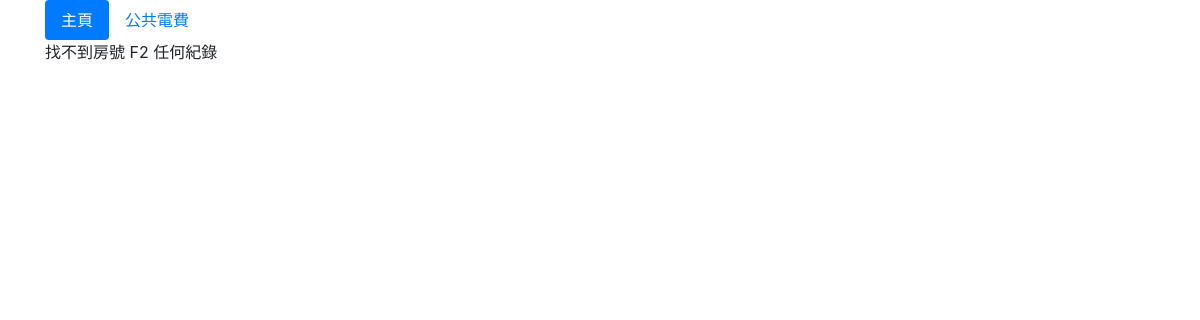
Page /polls/list/2 on the earlier database version.
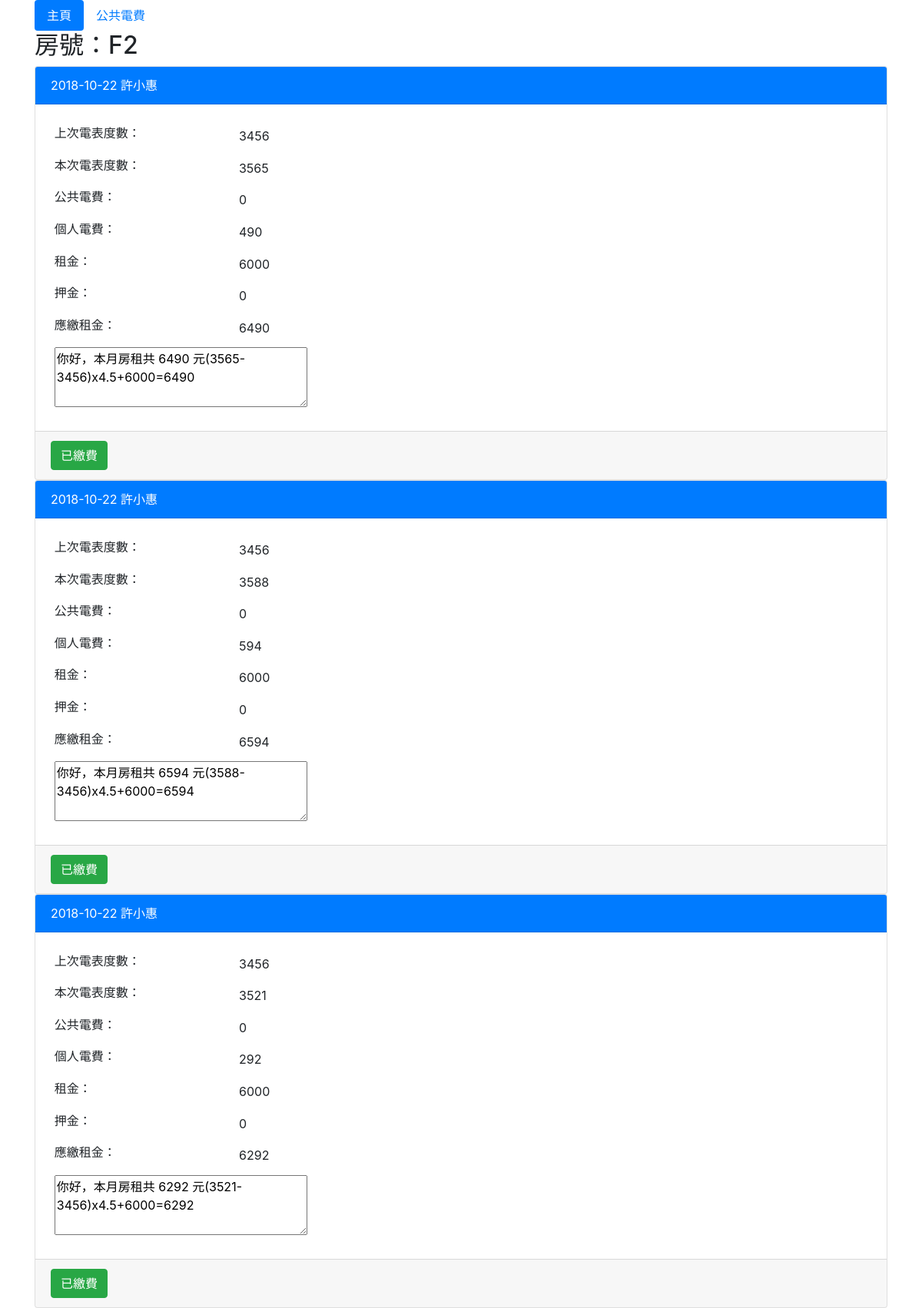
Same page on the later database version.
### polls/models.py (models this page shows, shortened)
class DTSF01(models.Model):
	ROOM = models.CharField(max_length=3)
	BEGIN_DATE = models.CharField(max_length=10)
	NAME = models.CharField(max_length=20)
	END_DATE = models.CharField(max_length=10)
	CELL_PHONE = models.CharField(max_length=10)
	RENT_AMT = models.IntegerField(default=0)
	DIPOSIT = models.IntegerField(default=0)
	PUB_DASHBOARD = models.CharField(max_length=3,blank=True)
	THIS_DEGREES = models.IntegerField(default=0)
	TIMES = models.FloatField(default=0.0)
	ADDRESS = models.CharField(max_length=50)
	STATUS = models.CharField(max_length=1)

class DTSF02(models.Model):
	DTSF01 = models.ForeignKey(DTSF01, on_delete=models.CASCADE)
	INPUT_DATE = models.CharField(max_length=10)
	LAST_DEGREES = models.IntegerField(default=0)
	THIS_DEGREES = models.IntegerField(default=0)
	RENT_AMT = models.IntegerField(default=0)
	PUB_ELECTRIC_AMT = models.IntegerField(default=0)
	ELECTRIC_AMT =  models.IntegerField(default=0)
	DIPOSIT_AMT =  models.IntegerField(default=0)
	TOTAL_AMT =  models.IntegerField(default=0)
	MESSAGE = models.CharField(max_length=200)
	IS_CONF = models.BooleanField(default=False)

### polls/views.py (the view)
# urls.py: path('list/<int:dashboard_id>', views.list, name='list'),
def list(request, dashboard_id):
    DTSF01vo = get_object_or_404(DTSF01, pk=dashboard_id)
    DTSF02_list = DTSF01vo.dtsf02_set.order_by("-INPUT_DATE","-pk")
    print(DTSF02_list)
    return render(request, 'detail.html', locals())

### templates/detail.html (shortened to what this page needs)
{% include "head.html" %}
<div class="container">
  <ul class="nav nav-pills">
    <li class="nav-item">
      <a class="nav-link active" href="/polls/">主頁</a>
    <li class="nav-item">
      <a class="nav-link" href="/polls/electric/">公共電費</a>
  </ul>
</div>
<div class="container">
{% if DTSF02_list %}
	{% for sf02 in DTSF02_list %}
		{% if forloop.first %}
			  <h2>房號：{{DTSF01vo.ROOM}}</h2>
		{% endif %}
		<div class="card ">
			<div class="card-header bg-primary text-white">
				{% if sf02.IS_CONF %}
					{{ sf02.INPUT_DATE }}  {{DTSF01vo.NAME}}
				{% else %}
					<font color="pink" id="bill_title{{sf02.id}}">{{ sf02.INPUT_DATE }}  {{DTSF01vo.NAME}}</font>
				{% endif %}
			</div>
			<div class="card-body">
				<table class="table-sm"><tr>
					<td><label>上次電表度數</label>：<td>{{ sf02.LAST_DEGREES }}</td><tr>
					<td><label>本次電表度數</label>：<td>{{ sf02.THIS_DEGREES }}</td><tr>
					<td><label>公共電費</label>：<td>{{ sf02.PUB_ELECTRIC_AMT }}</td><tr>
					<td><label>個人電費</label>：<td>{{ sf02.ELECTRIC_AMT }}</td><tr>
					<td><label>租金</label>：<td>{{ sf02.RENT_AMT }}</td><tr>
					<td><label>押金</label>：<td>{{ sf02.DIPOSIT_AMT }}</td><tr>
					<td><label>應繳租金</label>：<td>{{ sf02.TOTAL_AMT }}</td><tr>
					<td colspan="2"><textarea cols="30" rows="3">{{ sf02.MESSAGE }}</textarea></td></table>
			</div>
			<div class="card-footer">
				{% if sf02.IS_CONF %}
					<button type="button" class="btn btn-success">已繳費</button>
				{% else %}
					<button type="button" class="btn btn-danger bill" data-id="{{sf02.id}}">待繳費</button>
				{% endif %}
			</div>
		</div>
	{% endfor %}
{% else %}
	找不到房號 {{DTSF01vo.ROOM}} 任何紀錄
{% endif %}
</div>
{% include "footer.html" %}

Differences in the rows shown:
added DTSF02: {{ DTSF01vo.ROOM }} "F2", INPUT_DATE "2018-10-22", {{ DTSF01vo.NAME }} "許小惠", LAST_DEGREES "3456", THIS_DEGREES "3565", PUB_ELECTRIC_AMT "0", ELECTRIC_AMT "490", RENT_AMT "6000", DIPOSIT_AMT "0", TOTAL_AMT "6490", MESSAGE "你好，本月房租共 6490 元(3565-3456)x4.5+6000=6490", IS_CONF "已繳費"
shown differently, row unchanged: DTSF01: ROOM "F2" → (not shown)
added DTSF02: INPUT_DATE "2018-10-22", {{ DTSF01vo.NAME }} "許小惠", LAST_DEGREES "3456", THIS_DEGREES "3588", PUB_ELECTRIC_AMT "0", ELECTRIC_AMT "594", RENT_AMT "6000", DIPOSIT_AMT "0", TOTAL_AMT "6594", MESSAGE "你好，本月房租共 6594 元(3588-3456)x4.5+6000=6594", IS_CONF "已繳費"
added DTSF02: INPUT_DATE "2018-10-22", {{ DTSF01vo.NAME }} "許小惠", LAST_DEGREES "3456", THIS_DEGREES "3521", PUB_ELECTRIC_AMT "0", ELECTRIC_AMT "292", RENT_AMT "6000", DIPOSIT_AMT "0", TOTAL_AMT "6292", MESSAGE "你好，本月房租共 6292 元(3521-3456)x4.5+6000=6292", IS_CONF "已繳費"
Other differences:
text no longer shown: "找不到房號 任何紀錄"
